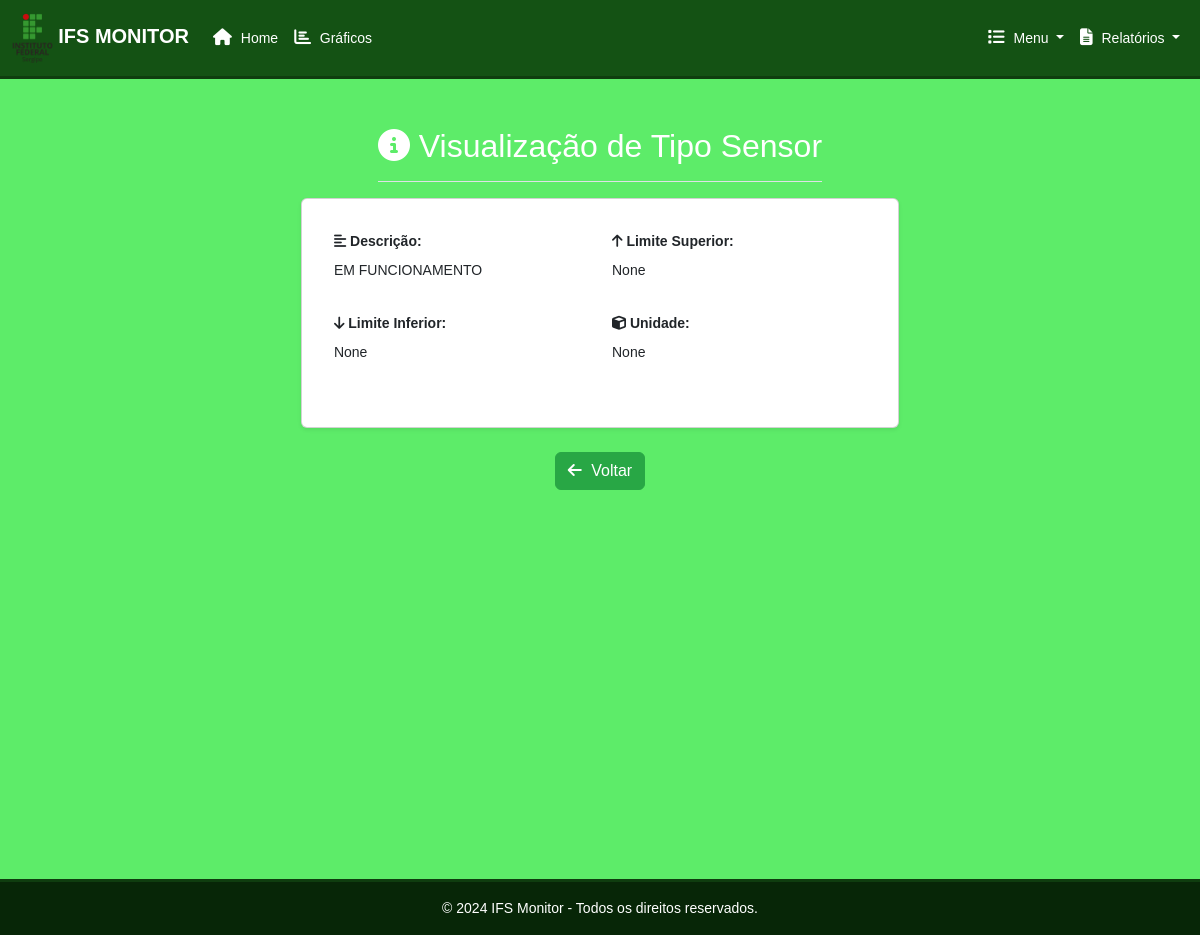
Page /sensor/detail/1 on the committed database.
### acad/models.py (models this page shows, shortened)
class TipoSensor(models.Model):
    descricao = models.CharField(max_length=50, verbose_name="Sensor")
    limite_inferior_permitido = models.FloatField(null=True, blank=True, verbose_name="Limite Inferior Permitido")
    limite_superior_permitido = models.FloatField(null=True, blank=True, verbose_name="Limite Superior Permitido")
    unidade = models.CharField(max_length=45, null=True, blank=True, verbose_name="Unidade")
    class Meta:
        db_table = 'tb_tipo_sensor'
        verbose_name = "Tipo de Sensor"
        verbose_name_plural = "Tipos de Sensores"

### acad/views.py (the view)
# urls.py: path("sensor/detail/<int:pk>", TipoSensorDetailView.as_view(), name="tipo_sensor_detail"),
class TipoSensorDetailView(DetailView):
    model = TipoSensor
    context_object_name = "tipo_sensor"
    template_name = "acad/TipoSensor/tipo_sensor_detail.html"
    fields = ["tipo", "descricao"]

### acad/templates/acad/TipoSensor/tipo_sensor_detail.html (shortened to what this page needs)
{% extends "acad/base.html" %}
{% load crispy_forms_tags %}
{% block content %}
<div class="d-flex justify-content-between flex-wrap flex-md-nowrap align-items-center pt-3 pb-2 mb-3 border-bottom">
    <h1 class="h2"><i class="fa fa-info-circle"></i> Visualização de Tipo Sensor</h1>
</div>
<div class="card shadow-sm">
    <div class="card-body">
        <div class="row">
            <div class="col-md-6 mb-3">
                <label class="form-label">
                    <strong><i class="fa fa-align-left"></i> Descrição:</strong>
                </label>
                <p class="form-control-static">{{ tipo_sensor.descricao }}</p>
            </div>
            <div class="col-md-6 mb-3">
                <label class="form-label">
                    <strong><i class="fa fa-arrow-up"></i> Limite Superior:</strong>
                </label>
                <p class="form-control-static">{{ tipo_sensor.limite_superior_permitido }}</p>
            </div>
            <div class="col-md-6 mb-3">
                <label class="form-label">
                    <strong><i class="fa fa-arrow-down"></i> Limite Inferior:</strong>
                </label>
                <p class="form-control-static">{{ tipo_sensor.limite_inferior_permitido }}</p>
            </div>
            <div class="col-md-6 mb-3">
                <label class="form-label">
                    <strong><i class="fa fa-cube"></i> Unidade:</strong>
                </label>
                <p class="form-control-static">{{ tipo_sensor.unidade }}</p>
            </div>
        </div>
    </div>
</div>
<div class="mt-4 d-flex justify-content-end">
    <a href="{% url 'tipo_sensor_list' %}" class="btn btn-primary">
        <i class="fa fa-arrow-left"></i> Voltar
    </a>
</div>
{% endblock content %}

### static/css/style.css (style rules this page uses)
body { font-size: 0.875rem; font-family: Arial, Helvetica, sans-serif; width: 100vw; min-height: 100vh; margin: 0; padding: 0; display: flex; flex-direction: column; overflow-x: hidden; overflow-y: auto; background-color: #5dec69; color: white; }
.form-label { font-weight: bold; margin-bottom: 0.5rem; }
.btn-primary { background-color: #28a745; border-color: #28a745; color: white; transition: background-color 0.3s ease; }
.btn i { margin-right: 5px; }
html { height: 100%; margin: 0; padding: 0; overflow-x: hidden; overflow-y: auto; }
html { height: 100%; }
body { min-height: 100%; }
.card-body { padding: 2rem; }

### rows in the picture
TipoSensor: descricao "EM FUNCIONAMENTO", limite_superior_permitido "None", limite_inferior_permitido "None", unidade "None"
